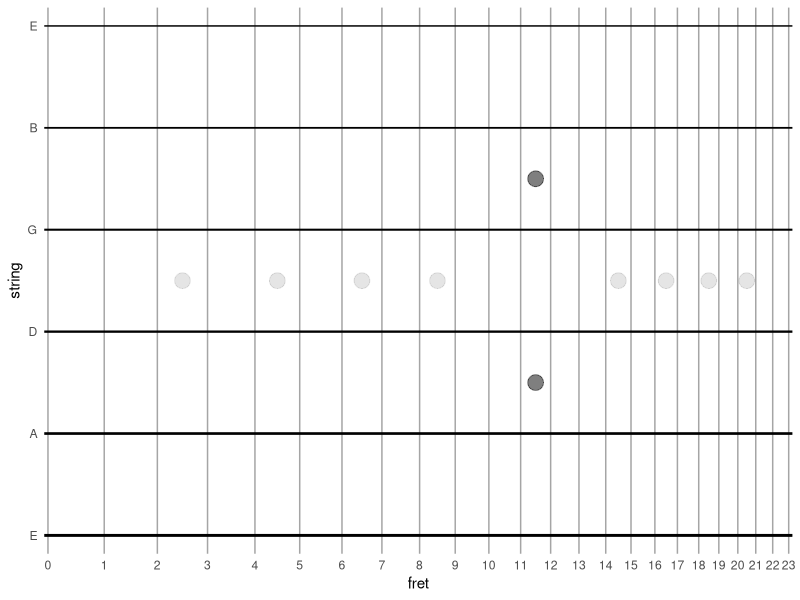

Generate this figure with R:
library(tidyverse)

# setup strings
strings <- 1:6
names(strings) <- c("E", "A", "D", "G", "B", "E")

# calculate frets distance
calc_fret_distance <- function(n, s = 1, k = 5.71584144995393e-2) {
  s * (1 - exp(-k * n))
}
frets <- calc_fret_distance(0:23)
names(frets) <- as.character(0:(length(frets)-1))

# markers
calc_fret_marker_position <- function(n, frets) {
  mean(c(frets[n], frets[n+1]))
}
calc_fret_marker_position_v <- Vectorize(calc_fret_marker_position, "n")

fret_markers_single <- c(3, 5, 7, 9, 15, 17, 19, 21) 
fret_markers_single <- fret_markers_single[fret_markers_single %in% names(frets)]
fret_markers_single_position <- calc_fret_marker_position_v(fret_markers_single, frets)

fret_markers_double <- c(12) 
fret_markers_double <- fret_markers_double[fret_markers_double %in% names(frets)]
fret_markers_double_position <- calc_fret_marker_position_v(fret_markers_double, frets)



# plot fret
ggplot(NULL, aes(y = strings)) +
  geom_hline(aes(yintercept = strings), size = 1 - seq(from = 0, to = 0.5, length.out = length(strings))) +
  geom_vline(aes(xintercept = frets), alpha = 0.3) +
  geom_point(aes(
    x = fret_markers_single_position,
    y = max(strings + 1) / 2),
    size = 5,
    alpha = 0.1) +
  geom_point(
    aes(x = fret_markers_double_position, y = max(strings + 1) / 2 + c(1,-1)),
    size = 5,
    alpha = 0.5
  ) +
  
  scale_y_continuous(breaks = strings, labels = names(strings), expand = c(0.03,0.03)) +
  scale_x_continuous(
    expand = c(0.005, 0),
    breaks = frets,
    labels = names(frets),
    limits = c(0, max(frets))
  ) +
  labs(x = "fret", y = "string") +
  theme_minimal() +
  theme(panel.grid.minor = element_blank())
